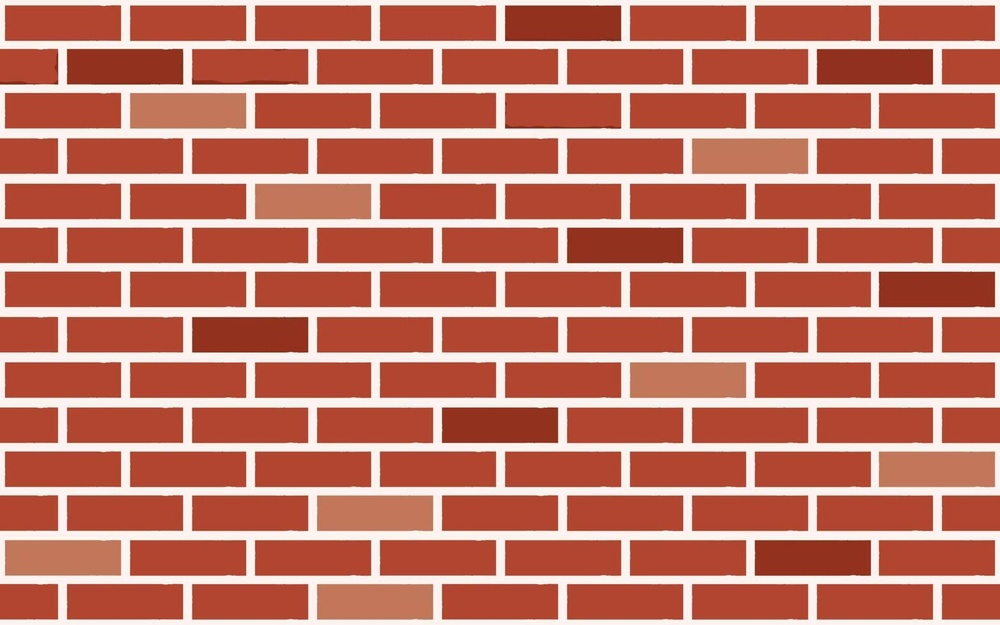
#> input picture Actividad5/ladrillos.jpg, 1000 x 625 px, shrunk from 1568 x 980 before the run, found by its file name
$ python Actividad_VIII_Filtros_para_detectar_bordes.py   (older library calls are emulated)
#> lines starting #> are read from the running program, lines starting #| are printed output that depends on the picture
import cv2
import numpy as np
import matplotlib.pyplot as plt  # Importar Matplotlib

# Paso 1: Leer la imagen en escala de grises
image_path = r'Actividad5\ladrillos.jpg'
image = cv2.imread(image_path, cv2.IMREAD_GRAYSCALE)
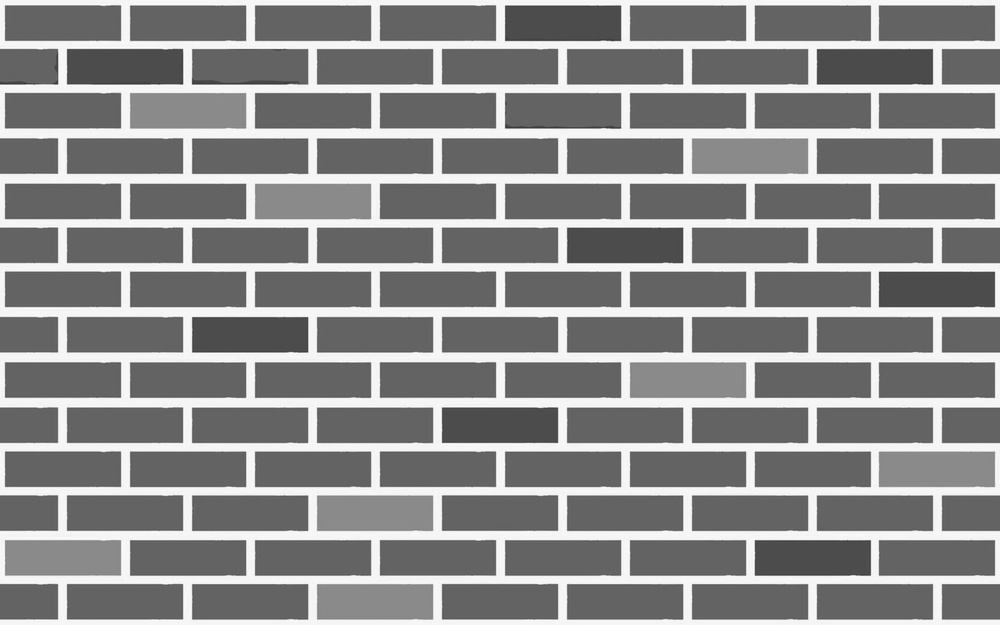
#> image: shape (625, 1000); min 53, max 255, mean 138

if image is None:
    print(f"Error: No se pudo cargar la imagen en la ruta: {image_path}")
    exit()

# Paso 2: Definir los kernels de Sobel
kernel_vertical = np.array([[-1, 0, 1], [-2, 0, 2], [-1, 0, 1]])
kernel_horizontal = np.array([[-1, -2, -1], [0, 0, 0], [1, 2, 1]])

# Paso 3: Aplicar filtros de detección de bordes
edges_vertical = cv2.filter2D(image, cv2.CV_64F, kernel_vertical)
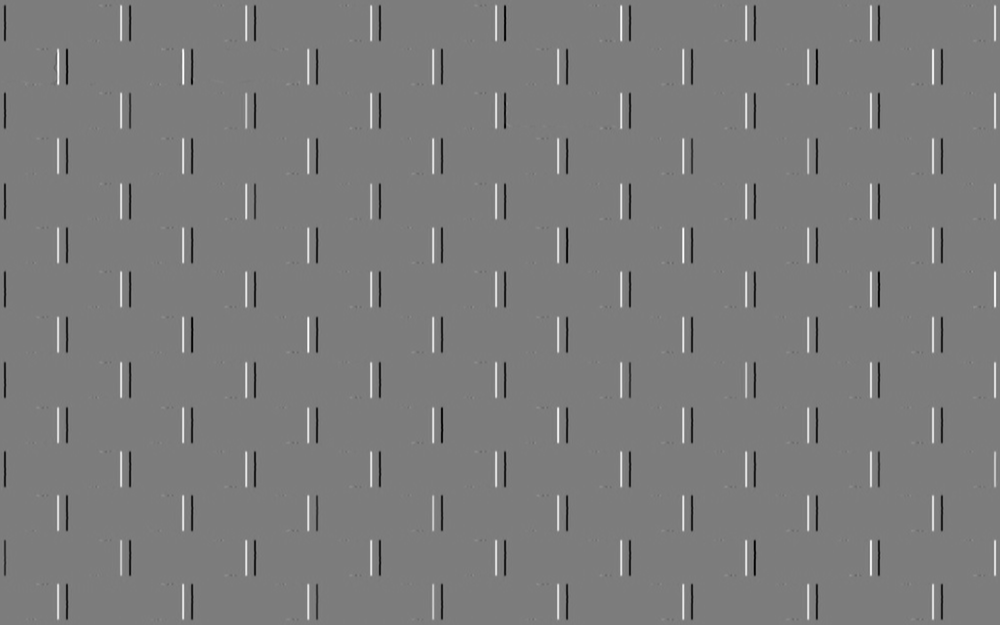
#> edges_vertical: shape (625, 1000) float64; min -708, max 738, mean 0; drawn with min black and max white
edges_horizontal = cv2.filter2D(image, cv2.CV_64F, kernel_horizontal)
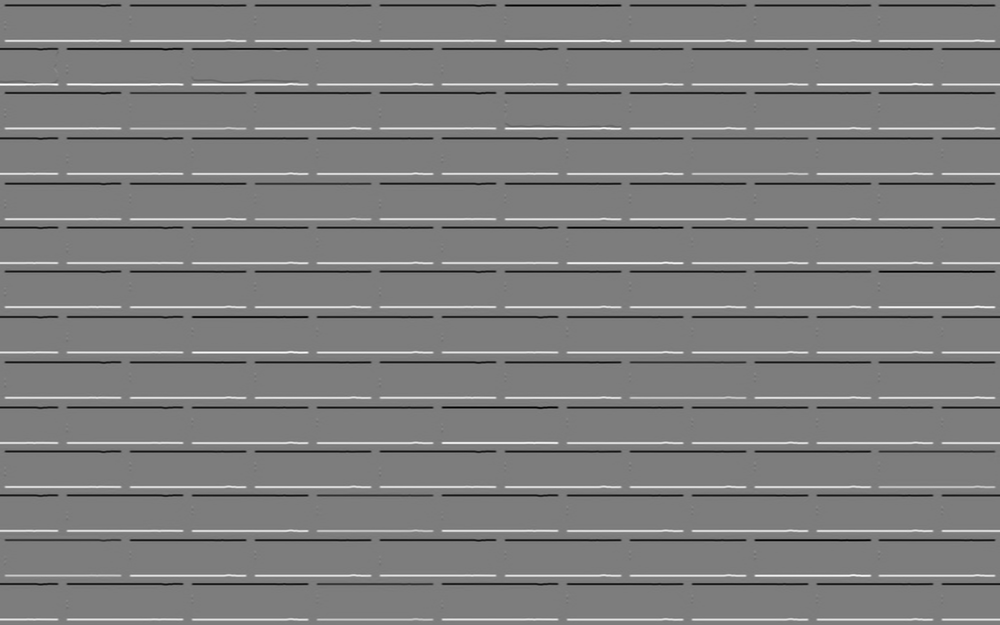
#> edges_horizontal: shape (625, 1000) float64; min -750, max 779, mean 0; drawn with min black and max white
magnitude = np.sqrt(edges_vertical**2 + edges_horizontal**2)
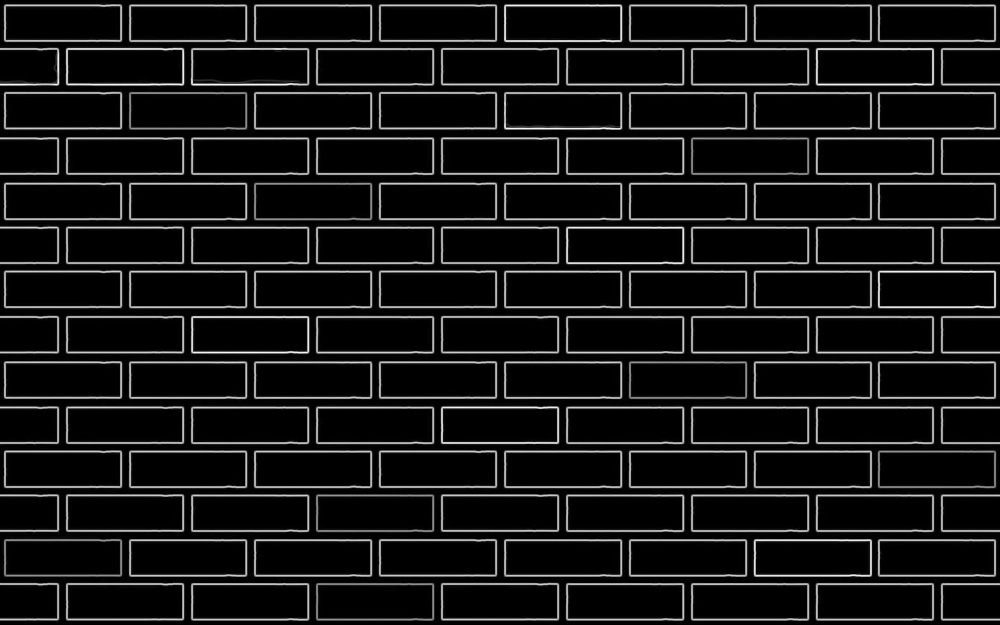
#> magnitude: shape (625, 1000) float64; min 0, max 781.9, mean 67.3; drawn with min black and max white

# Convertir a uint8 para visualización
edges_vertical = cv2.convertScaleAbs(edges_vertical)
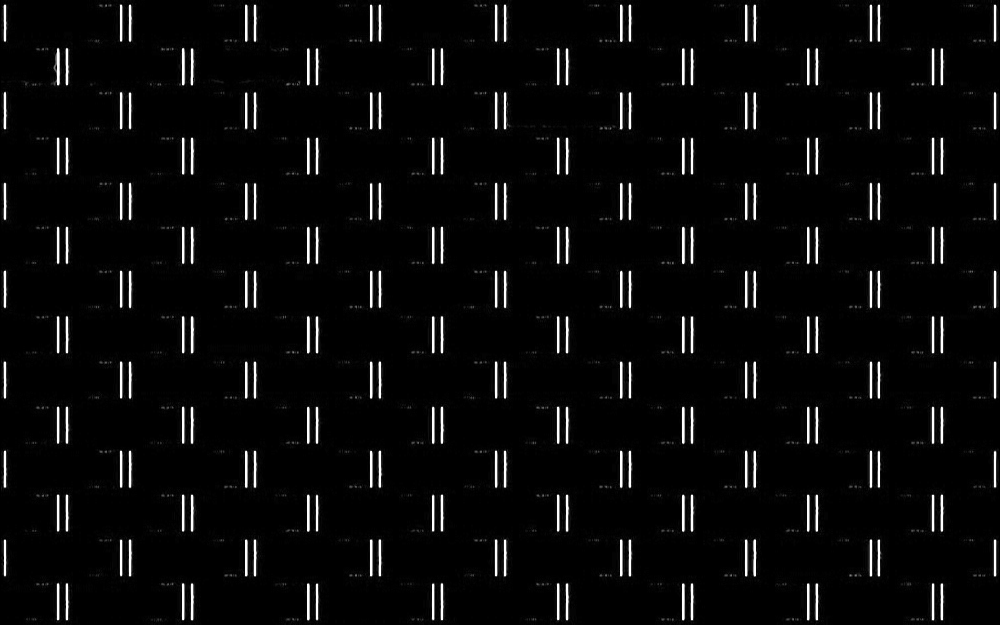
#> edges_vertical: shape (625, 1000); min 0, max 255, mean 10.1
edges_horizontal = cv2.convertScaleAbs(edges_horizontal)
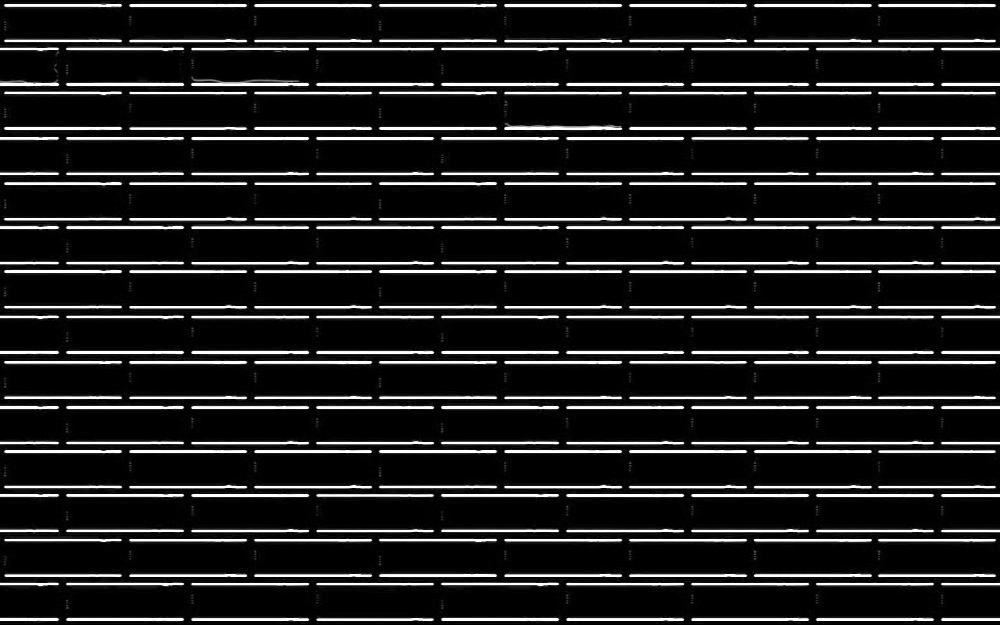
#> edges_horizontal: shape (625, 1000); min 0, max 255, mean 31.9
magnitude = cv2.convertScaleAbs(magnitude)
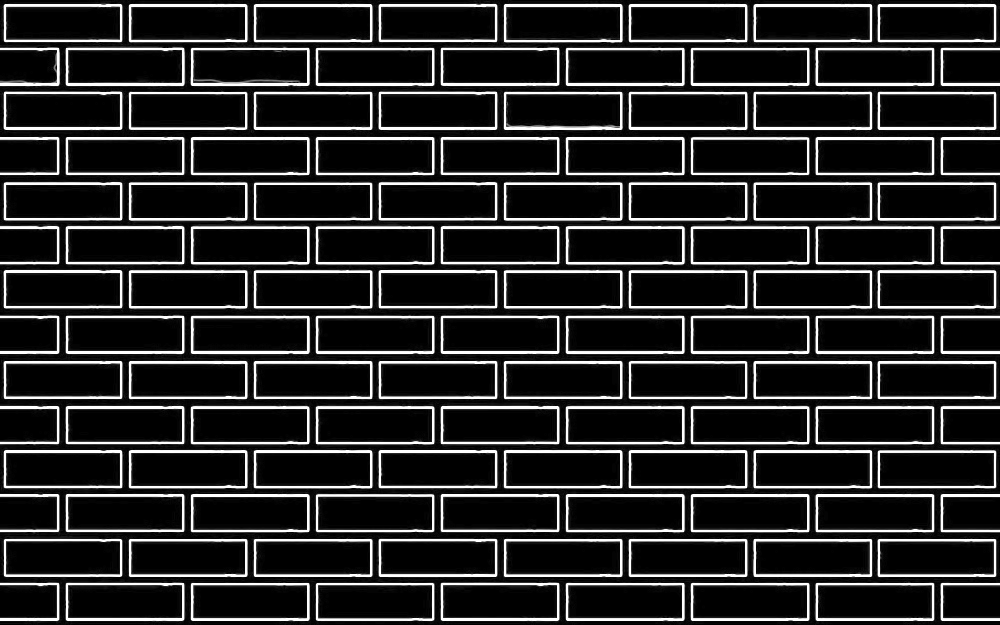
#> magnitude: shape (625, 1000); min 0, max 255, mean 40

# Mostrar imágenes con Matplotlib
plt.figure(figsize=(10, 4))

plt.subplot(1, 4, 1)
plt.title("Imagen Original")
plt.imshow(image, cmap="gray")
plt.axis("off")

plt.subplot(1, 4, 2)
plt.title("Bordes Verticales")
plt.imshow(edges_vertical, cmap="gray")
plt.axis("off")

plt.subplot(1, 4, 3)
plt.title("Bordes Horizontales")
plt.imshow(edges_horizontal, cmap="gray")
plt.axis("off")

plt.subplot(1, 4, 4)
plt.title("Magnitud del Gradiente")
plt.imshow(magnitude, cmap="gray")
plt.axis("off")

plt.show()
